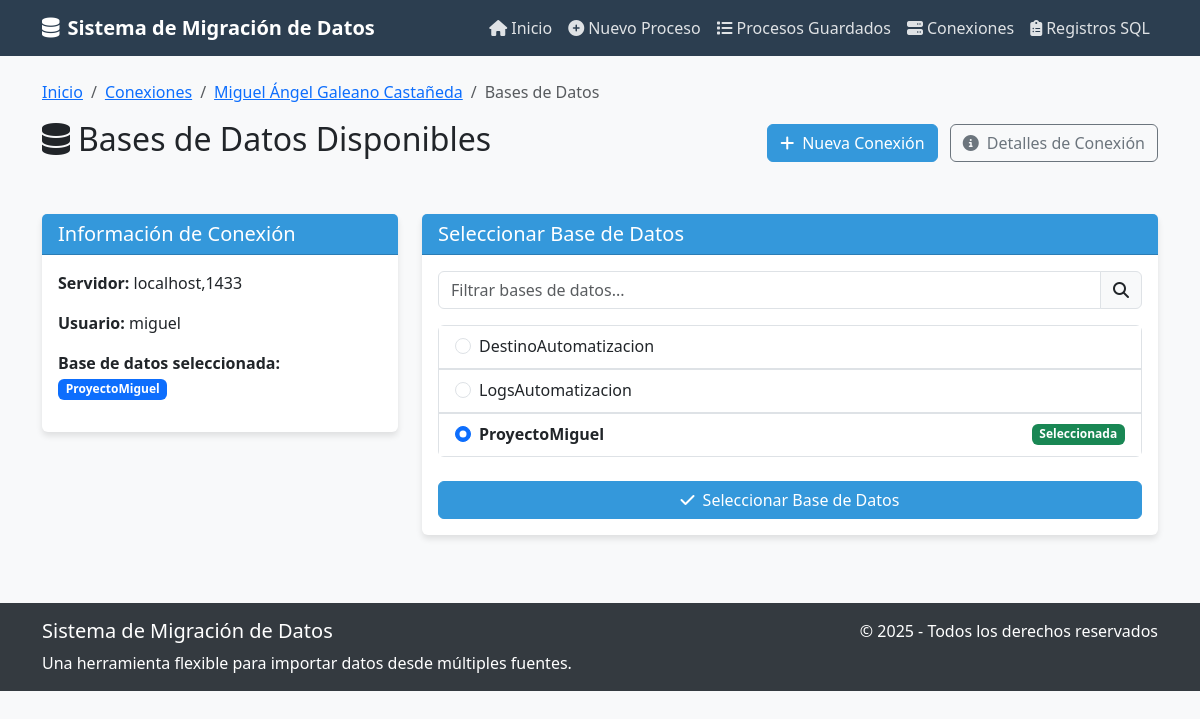
Page /automatizacion/sql/connection/42/databases/ on the committed database.
### automatizacion/models.py (models this page shows, shortened)
class DatabaseConnection(models.Model):
    name = models.CharField(max_length=100)
    server = models.CharField(max_length=255)
    username = models.CharField(max_length=100)
    password = models.CharField(max_length=255)
    port = models.IntegerField(default=1433)
    created_at = models.DateTimeField(auto_now_add=True)
    last_used = models.DateTimeField(null=True, blank=True)
    selected_database = models.CharField(max_length=100, blank=True, null=True)
    available_databases = models.JSONField(null=True, blank=True)

### automatizacion/views.py (the view, shortened to what this page needs)
# urls.py: path('sql/connection/<int:connection_id>/databases/', views.list_sql_databases, name='list_sql_databases'),
@log_operation("Listado de bases de datos SQL")
def list_sql_databases(request, connection_id):
    connection = get_object_or_404(DatabaseConnection, pk=connection_id)
    connection.last_used = timezone.now()
    connection.save()
    if connection.available_databases:
        databases = connection.available_databases
    context = {
        'connection': connection,
        'databases': databases
    }
    return render(request, 'automatizacion/list_sql_databases.html', context)

### automatizacion/logs/utils.py (called while the page is built)
    def iniciar(self, parametros=None):
        import uuid
        self.tiempo_inicio = time.time()
        self.parametros = parametros or {}
        self.proceso_id = str(uuid.uuid4())  # Generar UUID único
        log = ProcesoLog(
            ProcesoID=self.proceso_id,  # Usar el UUID generado
            NombreProceso=self.nombre_proceso[:255],  # Usar campo NombreProceso
            FechaEjecucion=datetime.datetime.now(),
            Estado="Iniciando"[:20],  # Solo el estado, sin el nombre del proceso
            ParametrosEntrada=json.dumps(self.parametros) if self.parametros else None,
            DuracionSegundos=0,
            MensajeError=None
        )
        log.save(using='logs')
        return self.proceso_id

### automatizacion/web_logger.py (called while the page is built)
def registrar_proceso_web(nombre_proceso, usuario=None, datos_adicionales=None):
    parametros = datos_adicionales or {}
    if usuario and not usuario.is_anonymous:
        parametros['usuario'] = {
            'id': usuario.id,
            'username': usuario.username,
            'email': usuario.email if hasattr(usuario, 'email') else None
        }
    try:
        logger = ProcesoLogger(nombre_proceso)
        proceso_id = logger.iniciar(parametros=parametros)
        return logger, proceso_id
    except Exception as e:
        print(f"ERROR al registrar proceso en SQL Server: {str(e)}")
        return None, None

### proyecto_automatizacion/templates/automatizacion/list_sql_databases.html (shortened to what this page needs)
{% extends "base.html" %}
{% block content %}
<div class="row mb-4">
    <div class="col-md-12">
        <nav aria-label="breadcrumb">
            <ol class="breadcrumb">
                <li class="breadcrumb-item"><a href="{% url 'automatizacion:index' %}">Inicio</a></li>
                <li class="breadcrumb-item"><a href="{% url 'automatizacion:list_connections' %}">Conexiones</a></li>
                <li class="breadcrumb-item"><a href="{% url 'automatizacion:view_connection' connection.id %}">{{ connection.name }}</a></li>
                <li class="breadcrumb-item active">Bases de Datos</li>
            </ol>
        </nav>
        <div class="d-flex justify-content-between align-items-center mb-4">
            <h2><i class="fas fa-database me-2"></i>Bases de Datos Disponibles</h2>
            <div>
                <a href="{% url 'automatizacion:connect_sql' %}" class="btn btn-primary">
                    <i class="fas fa-plus me-2"></i>Nueva Conexión
                </a>
                <a href="{% url 'automatizacion:view_connection' connection.id %}" class="btn btn-outline-secondary ms-2">
                    <i class="fas fa-info-circle me-2"></i>Detalles de Conexión
                </a>
            </div>
        </div>
    </div>
</div>
<div class="row">
    <div class="col-md-4">
        <div class="card mb-4">
            <div class="card-header">
                <h5 class="mb-0">Información de Conexión</h5>
            </div>
            <div class="card-body">
                <p><strong>Servidor:</strong> {{ connection.server }}</p>
                <p><strong>Usuario:</strong> {{ connection.username }}</p>
                <p><strong>Base de datos seleccionada:</strong>
                    {% if connection.selected_database %}
                        <span class="badge bg-primary">{{ connection.selected_database }}</span>
                    {% else %}
                        <span class="badge bg-secondary">Ninguna</span>
                    {% endif %}
                </p>
            </div>
        </div>
    </div>
    <div class="col-md-8">
        <div class="card">
            <div class="card-header">
                <h5 class="mb-0">Seleccionar Base de Datos</h5>
            </div>
            <div class="card-body">
                {% if databases %}
                    <form method="POST" action="{% url 'automatizacion:select_database' connection.id %}">
                        <div class="input-group mb-3">
                            <input type="text" id="databaseSearch" class="form-control" placeholder="Filtrar bases de datos...">
                            <span class="input-group-text"><i class="fas fa-search"></i></span>
                        </div>
                        <div class="list-group database-list">
                            {% for db in databases %}
                                <div class="database-item">
                                    <label class="list-group-item d-flex">
                                        <div class="form-check w-100">
                                            <input class="form-check-input me-2" type="radio" name="selected_database"
                                                   id="db-{{ forloop.counter }}" value="{{ db }}"
                                                   {% if connection.selected_database == db %}checked{% endif %}>
                                            <label class="form-check-label w-100" for="db-{{ forloop.counter }}">
                                                <div class="d-flex justify-content-between align-items-center">
                                                    <span>{{ db }}</span>
                                                    {% if connection.selected_database == db %}
                                                        <span class="badge bg-success">Seleccionada</span>
                                                    {% endif %}
                                                </div>
                                            </label>
                                        </div>
                                    </label>
                                </div>
                            {% endfor %}
                        </div>
                        <div class="mt-4">
                            <button type="submit" class="btn btn-primary w-100">
                                <i class="fas fa-check me-2"></i>Seleccionar Base de Datos
                            </button>
                        </div>
                    </form>
                {% else %}
                    <div class="alert alert-warning">
                        No se encontraron bases de datos disponibles en el servidor. Verifique su conexión o permisos.
                    </div>
                {% endif %}
            </div>
        </div>
    </div>
</div>
{% endblock %}

### proyecto_automatizacion/templates/base.html (style rules this page uses)
:root { --primary-color: #3498db; --secondary-color: #2c3e50; --accent-color: #e74c3c; --light-bg: #f8f9fa; --dark-bg: #343a40; }
body { font-family: 'Segoe UI', Tahoma, Geneva, Verdana, sans-serif; background-color: var(--light-bg); }
.btn-primary { background-color: var(--primary-color); border-color: var(--primary-color); }
.card { box-shadow: 0 4px 6px rgba(0, 0, 0, 0.1); border: none; transition: transform 0.3s; margin-bottom: 20px; }
.card-header { background-color: var(--primary-color); color: white; font-weight: 500; }

### proyecto_automatizacion/templates/automatizacion/list_sql_databases.html (style rules this page uses)
.database-list { max-height: 500px; overflow-y: auto; margin-bottom: 1rem; }
.form-check-input:checked + .form-check-label { font-weight: bold; }

### rows in the picture
DatabaseConnection: name "Miguel Ángel Galeano Castañeda", server "localhost,1433", username "miguel", selected_database "ProyectoMiguel", selected_database "☐ DestinoAutomatizacion" "☐ LogsAutomatizacion" "☑ ProyectoMiguel Seleccionada"

### other values in the picture
{{ db }} "DestinoAutomatizacion" "LogsAutomatizacion" "ProyectoMiguel"
